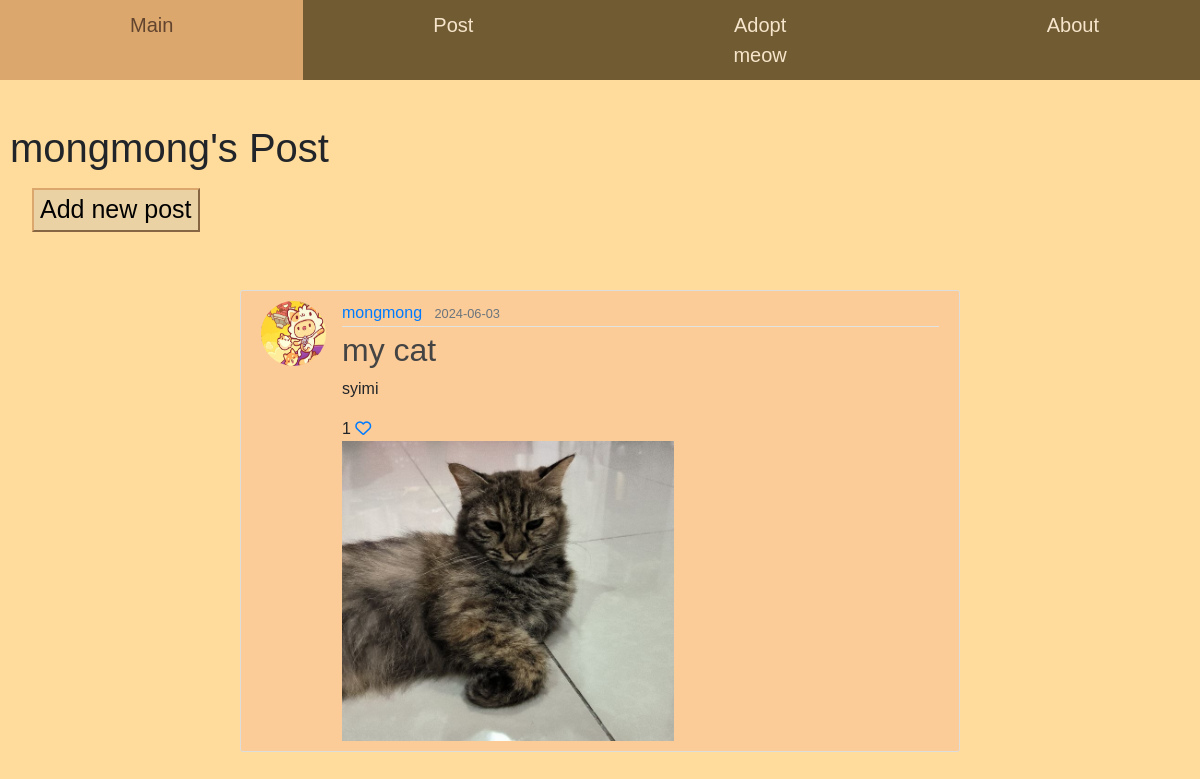
Page /user_posts (signed in) on the earlier database version.
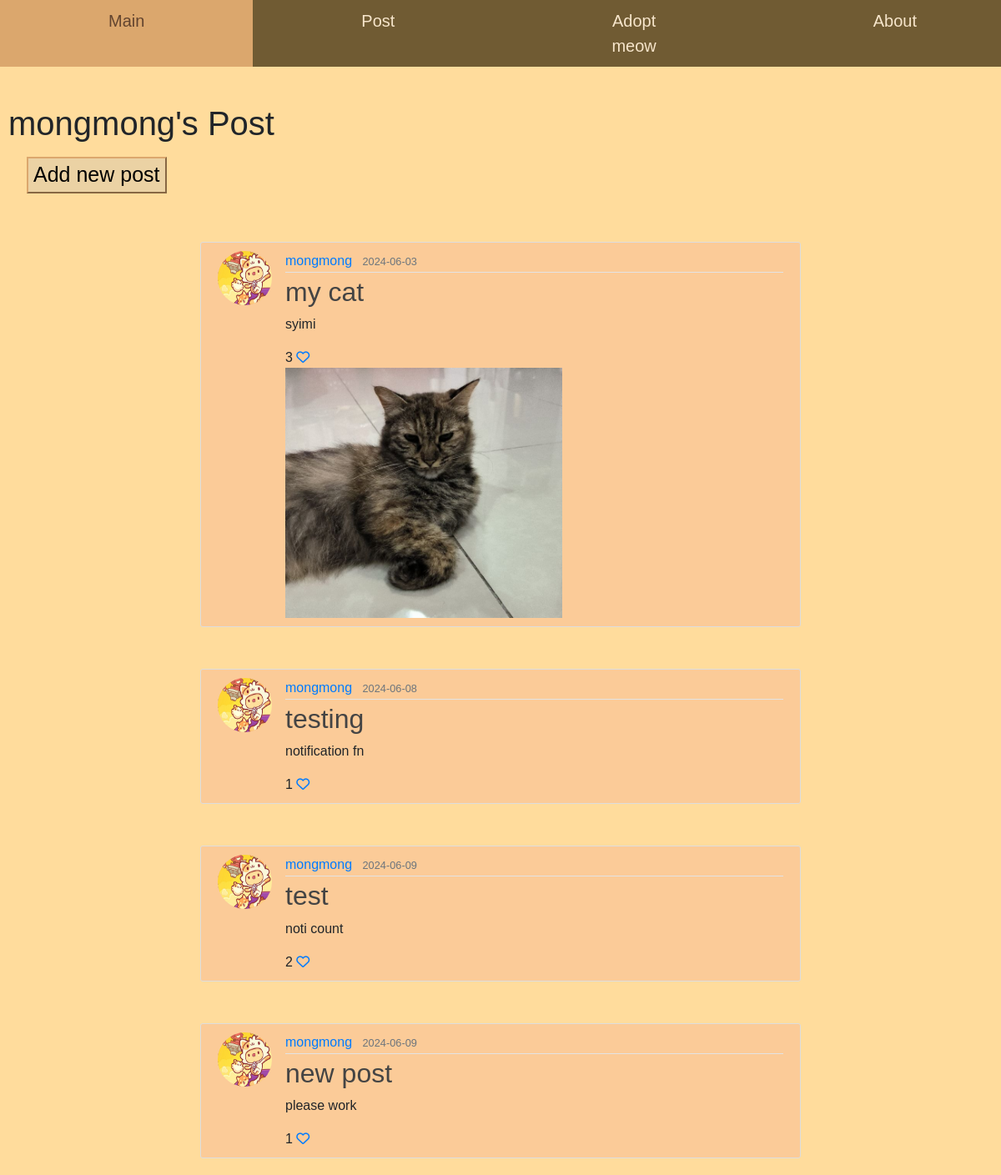
Same page on the later database version.
### home/models.py (models this page shows, shortened)
class User(db.Model, UserMixin):
    id = db.Column(db.Integer, primary_key=True)
    fullname = db.Column(db.String(120), unique=True, nullable=False)
    email = db.Column(db.String(20), unique=True, nullable=False)
    username = db.Column(db.String(120), unique=True, nullable=False)
    password1 = db.Column(db.String(255), nullable=False)
    password2 = db.Column(db.String(255), nullable=False)
    state = db.Column(db.String(120), nullable=False)
    phonenumber = db.Column(db.String(20), unique=True, nullable=False)
    profile_pic = db.Column(db.String(255), nullable=True)
    posts = db.relationship('Post', backref='author', lazy=True)
    comments = db.relationship('Comment', backref='author', lazy=True)
    likes = db.relationship('Like', backref='author', lazy=True)
    cats = db.relationship('Cat', backref='owner', lazy=True)

class Post(db.Model):
    id = db.Column(db.Integer, primary_key = True)
    title = db.Column(db.String(255), nullable =False)
    content = db.Column(db.Text, nullable=False)
    date = db.Column(db.DateTime(timezone=True), nullable=False, default=func.now())
    user_id = db.Column(db.Integer, db.ForeignKey('user.id'), nullable=False)
    file = db.Column(db.String(255), nullable=True)
    comments = db.relationship('Comment', backref='post', lazy=True)
    likes = db.relationship('Like', backref='post', lazy=True)

### home/views.py (the view)
@views.route('/user_posts')
def user_posts():
    profile_pic= url_for('static', filename='default.jpg')
    if current_user.is_authenticated and current_user.profile_pic is not None:
        profile_pic = url_for('static', filename='profile_pics/' + current_user.profile_pic)
    user_posts = Post.query.filter_by(author=current_user).all()
    return render_template('user_posts.html', posts=user_posts, profile_pic=profile_pic)

### home/templates/user_posts.html (shortened to what this page needs)
<!DOCTYPE html>
<html>
<head>
    <link rel="stylesheet" href="https://maxcdn.bootstrapcdn.com/bootstrap/4.0.0/css/bootstrap.min.css">
    <link rel='stylesheet' type='text/css' media='screen' href="{{url_for('static',filename='main.css')}}">
   <div class="navigation">
    <div class="topnav">
      <a class="" href="/mainpage">Main</a>
      <a href="/createpost">Post</a>
      <a href="/adoptmeow">Adopt meow</a>
      <a href="/donation">About</a>
    </div>
  </div>
</head>
<body>
    <br />
    <div class="mypost-content">
        <h1>{{current_user.username}}'s Post</h1>
        <div class="newpost">
            <a href="/createpost"><button class="addpostbtn">Add new post</button></a>
        </div>
    </div>
    <div class="post-content">
        {% for post in posts %}
        <article class="media content-section">
          <img class="rounded-circle article-img" src="{{ url_for('static', filename='neko.jpg' )}}">
          <div class="media-body">
            <div class="article-metadata">
              <a class="mr-2" href="#">{{ post.author.username }}</a>
              <small class="text-muted">{{ post.date.strftime('%Y-%m-%d') }}</small>
            </div>
            <h2><a class="article-title" href="{{ url_for('views.post', post_id=post.id) }}">{{ post.title }}</a></h2>
            <p class="article-content">{{ post.content }}</p>
            <div>
              {{ post.likes|length }}
              <a href="/like-post/{{post.id}}"><i class="fa-regular fa-heart"></i></a>
            </div>
            <div class="post-image">
              {% if post.file %}
                  <img src="{{ post.file }}" alt="uploaded image">
              {% endif %}
            </div>
          </div>
        </article>
    {% endfor %}
    </div>
</body>
</html>

### home/static/main.css (style rules this page uses)
body { margin: 0; padding: 0; overflow-x: hidden; background-color: #ffdc9c; margin-top: 100px; font-family: Arial, Helvetica, sans-serif; }
.content-section { background: #fbcb98; padding: 10px 20px; border: 1px solid #dddddd; border-radius: 3px; margin-top: 50px; margin-bottom: 20px; margin-left: 20%; margin-right: 20%; }
.mypost-content h1,h5 { margin-left: 10px; }
.addpostbtn { background-color: #ebd2a4; border-color: #dba76d; }
.article-title { color: #444444; }
.article-content { white-space: pre-line; }
.article-img { height: 65px; width: 65px; margin-right: 16px; }
.article-metadata { padding-bottom: 1px; margin-bottom: 4px; border-bottom: 1px solid #e3e3e3 }
.newpost a { padding: 8px 8px 8px 32px; text-decoration: none; font-size: 25px; color: #47301a; display: block; }
.navigation { display: flex; justify-content: space-between; align-items: center; padding: 0px; position: fixed; top: 0px; width: 100%; background-color: #705b33; z-index: 1; width: 100%; }
.topnav { display: flex; background-color: #705b33; flex-grow: 1; justify-content: flex-start; }
.topnav a { color: #f6e5cb; text-align: center; padding: 10px 130px; text-decoration: none; font-size: 20px; }
.topnav::after { content: ""; display: table; clear: both; }
.post-image img { max-width: 500px; max-height: 300px; }

Differences in the rows shown:
computed for Post "my cat": likes|length "1" → "3"
added Post: author.username "mongmong", date "2024-06-08", title "testing", content "notification fn", likes|length "1"
added Post: author.username "mongmong", date "2024-06-09", title "test", content "noti count", likes|length "2"
added Post: author.username "mongmong", date "2024-06-09", title "new post", content "please work", likes|length "1"
